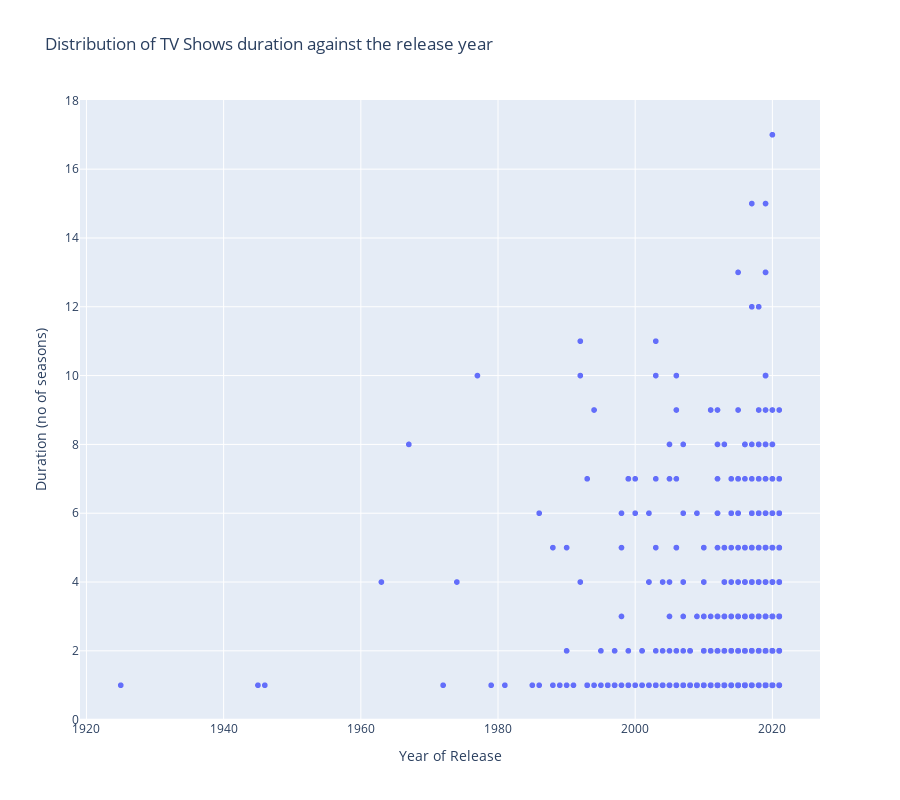

Notebook cell for this chart:
### Markdown cell above
Let's plot a scatterplot for TV Shows on Netflix - `release_year` on x-axis and `duration` on y-axis. This plot can help determine if there is a trend towards shorter or longer TV Shows.

### Code cell
fig = px.scatter(
    netflix_tv_shows,
    title='Distribution of TV Shows duration against the release year',
    x='release_year',
    y='duration',
    height=800)
fig.update_layout(yaxis_title="Duration (no of seasons)")
fig.update_layout(xaxis_title="Year of Release")
fig.show()

### Figure 1 — Plotly figure (JSON) as saved in the notebook; plotly's stock layout.template omitted (floating-point values rounded to 4 significant figures; data arrays with more than 128 entries replaced by an {"elided": "..."} marker saying what was removed)
{"data": [{"hovertemplate": "release_year=%{x}<br>duration=%{y}<extra></extra>", "legendgroup": "", "marker": {"color": "#636efa", "symbol": "circle"}, "mode": "markers", "name": "", "showlegend": false, "type": "scattergl", "x": {"elided": "2676 int values"}, "xaxis": "x", "y": {"elided": "2676 int values"}, "yaxis": "y"}], "layout": {"height": 800, "legend": {"tracegroupgap": 0}, "title": {"text": "Distribution of TV Shows duration against the release year"}, "xaxis": {"anchor": "y", "domain": [0, 1], "title": {"text": "Year of Release"}}, "yaxis": {"anchor": "x", "domain": [0, 1], "title": {"text": "Duration (no of seasons)"}}}}
